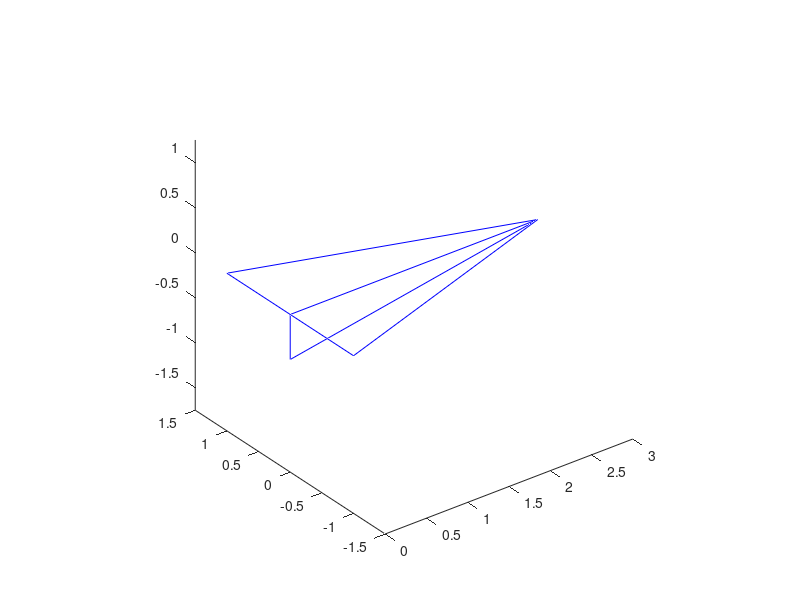

Here is the MATLAB script that generated this plot: (Note: this script raises an error after producing the figure.)
% Exercise 1

A = [3  0 0 3 0    0 3
     0 -1 1 0 0    0 0
     0  0 0 0 0 -1/2 0];
 
 figure(1)
 plot3(A(1,:), A(2,:),A(3,:), 'b')
 axis equal
 hold on
 
 for a1 = linspace(0, pi/4, 6)
    Ax = Rx(a1) * A;
    plot3(Ax(1,:), Ax(2,:),Ax(3,:), 'r')
    pause(1)
 end
 
 hold off
 
 figure(2)
 plot3(A(1,:), A(2,:),A(3,:), 'b')
 axis equal
 hold on
 
 Ax = Rx(pi/4) * A;
 Ay = Ry(pi/4) * A;
 Az = Rz(pi/4) * A;
 plot3(Ax(1,:), Ax(2,:),Ax(3,:))
 plot3(Ay(1,:), Ay(2,:),Ay(3,:))
 plot3(Az(1,:), Az(2,:),Az(3,:))
 
 figure(3)
 plot3(A(1,:), A(2,:),A(3,:))
 axis equal
 hold on
 
 Ax = Rx(pi/4) * A;
 
 A1 = Rz(pi/4) * A;
 A2 = Rz(pi/4)*Ry(pi/3) * A;
 A3 = Rz(pi/4)*Ry(pi/3)*Rx(pi/4) * A;
 
 plot3(A1(1,:), A1(2,:),A1(3,:))
 plot3(A2(1,:), A2(2,:),A2(3,:))
 plot3(A3(1,:), A3(2,:),A3(3,:))
 hold off